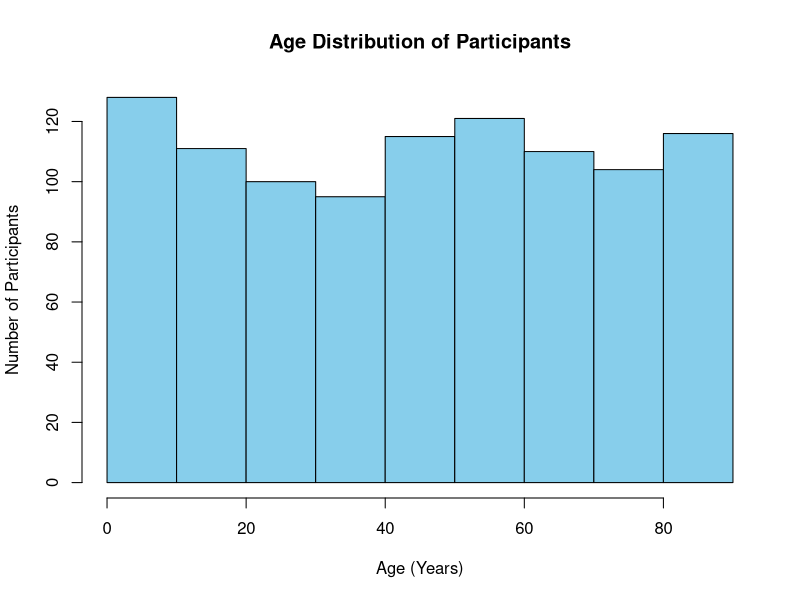
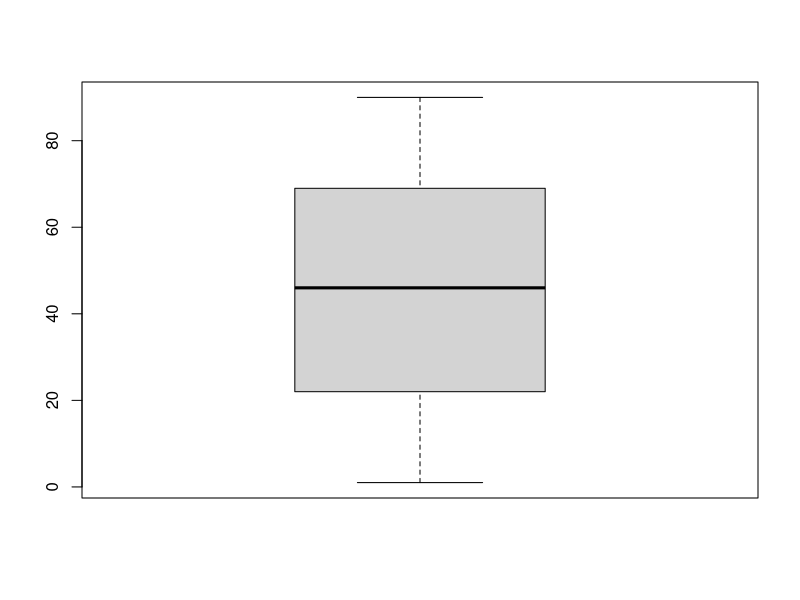
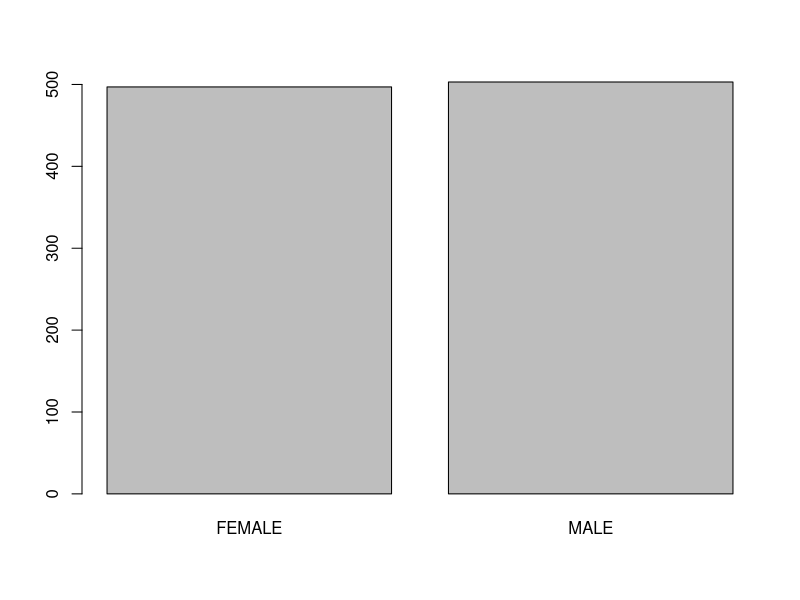
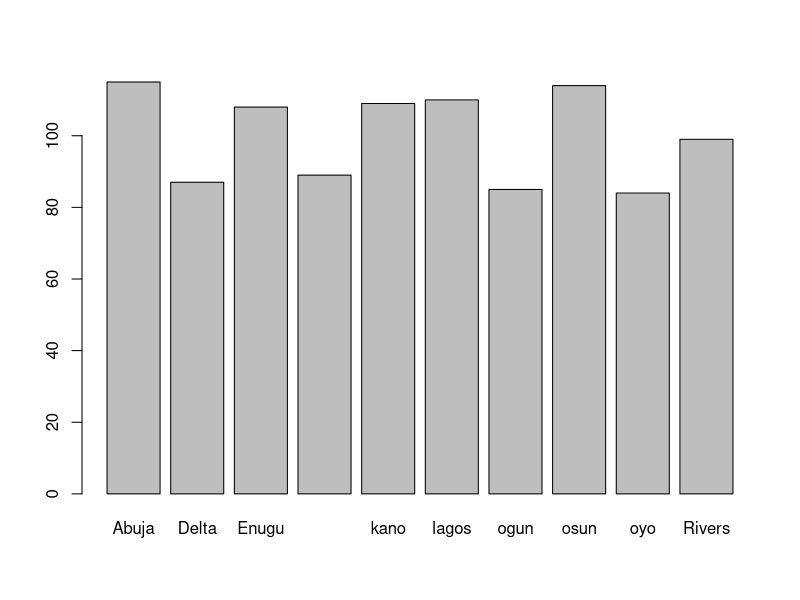
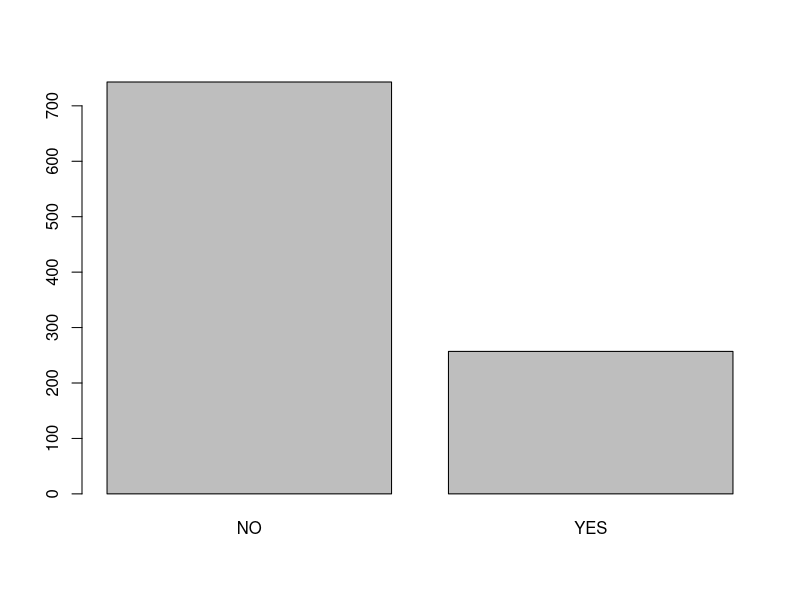
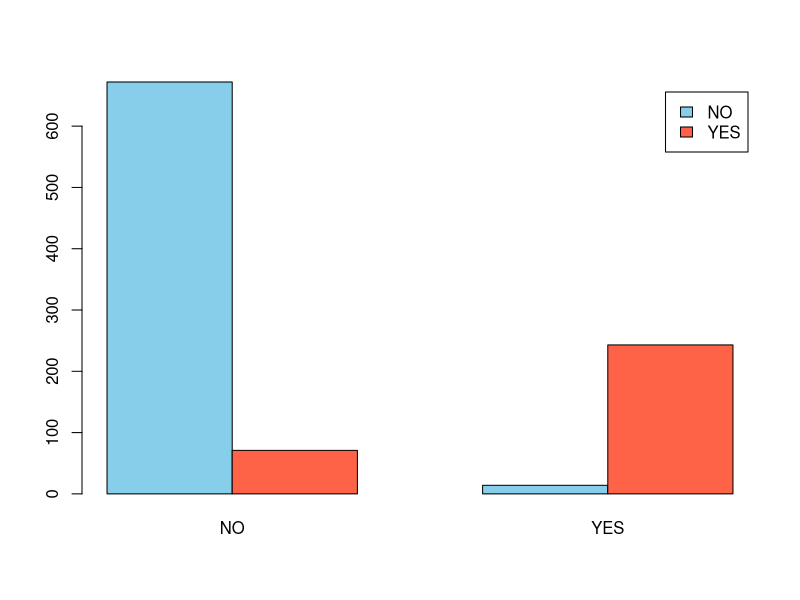
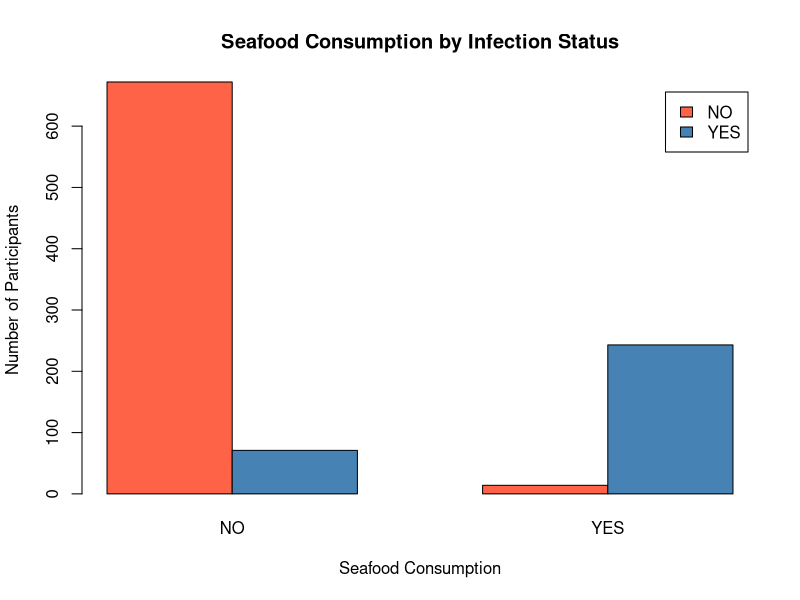
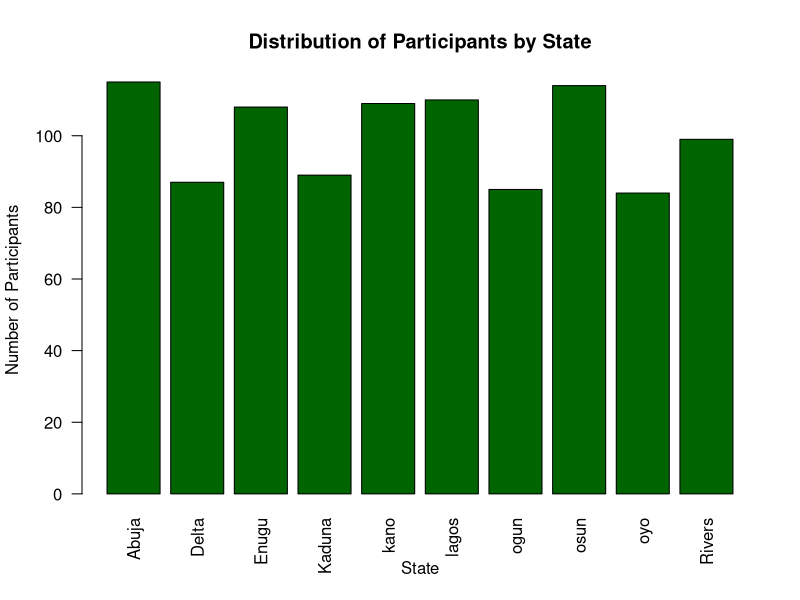

These figures' R source, in order:
# Number of people in the study 
n <- 1000
# create a patient ID 1:n means sequence 1:1000
Patient_ID <- 1:n
# put it into a data frame 
outbreak_data <- data.frame(Patient_ID)
head(outbreak_data)
str(outbreak_data)
dim(outbreak_data)
# Add Age to the data set 
outbreak_data$Age <- sample(1:90, size = n, replace = TRUE)
head(outbreak_data)
summary(outbreak_data)
hist(outbreak_data$Age, main = "Age Distribution of Participants", xlab = "Age (Years)",
     ylab = "Number of Participants",
     col = "skyblue",
     border = "black",)
# add gender to the dataset
outbreak_data$Gender <- sample(c("MALE","FEMALE"), n, replace = TRUE)
summary(outbreak_data)
head(outbreak_data)
# ADD state to the dataset 
States <- c("lagos","oyo","ogun","osun","kano","Delta","Enugu","Rivers","Abuja","Kaduna")
outbreak_data$State <- sample(States, n, replace = TRUE)
summary(outbreak_data)
head(outbreak_data)
table(outbreak_data$State)
outbreak_data$Ate_fish <- sample(c("YES","NO"), n, replace = TRUE, prob = c(0.40,0.60))
outbreak_data$Ate_Meat <- sample(c("YES","NO"), n, replace = TRUE, prob = c(0.65,0.35))
outbreak_data$Ate_Sea_food <- sample(c("YES","NO"), n, replace = TRUE, prob = c(0.30,0.70))
outbreak_data$Eggs <- sample(c("YES","NO"), n, replace = TRUE, prob = c(0.55,0.45))
outbreak_data$Raw_vegetable <- sample(c("YES","NO"), n, replace = TRUE, prob = c(0.45,0.55))
head(outbreak_data)
infection_prob = 0.50  # Seafood
infection_prob = 0.10  # No seafood
outbreak_data$infection_prob <- ifelse(outbreak_data$Ate_Sea_food == "YES", 0.80,0.02)
outbreak_data$infection_status <- ifelse(runif(n) < outbreak_data$infection_prob, "YES","NO")
names(outbreak_data)
#inspect the general dataset
head(outbreak_data)
tail(outbreak_data)
dim(outbreak_data)
str(outbreak_data)
summary(outbreak_data)
boxplot(outbreak_data$Age)
# table all the categorical data 
table(outbreak_data$Gender)
prop.table(table(outbreak_data$Gender))

table(outbreak_data$State)
prop.table(table(outbreak_data$State))

table(outbreak_data$Ate_fish)
prop.table(table(outbreak_data$Ate_fish))

table(outbreak_data$Ate_Meat)
prop.table(table(outbreak_data$Ate_Meat))

table(outbreak_data$Ate_Sea_food)
prop.table(table(outbreak_data$Ate_Sea_food))

table(outbreak_data$Ate_Eggs)
prop.table(table(outbreak_data$Eggs))

table(outbreak_data$Raw_vegetable)
prop.table(table(outbreak_data$Raw_vegetable))

table(outbreak_data$infection_status)
prop.table(table(outbreak_data$infection_status))
#plot a chart
barplot(table(outbreak_data$Gender))
barplot(table(outbreak_data$State))

barplot(table(outbreak_data$infection_status))
# check for missing values
colSums(is.na(outbreak_data))
# make tables for bivariate analysis
seafood_table <- table(outbreak_data$Ate_Sea_food,outbreak_data$infection_status)
prop.table(seafood_table, margin = 1)
barplot(seafood_table,
        beside = TRUE,
        legend = TRUE,
        col = c("skyblue","tomato"))
chisq.test(seafood_table)
meat_table <- table(outbreak_data$Ate_Meat,outbreak_data$infection_status)
chisq.test(meat_table)
# Fish
fish_table <- table(outbreak_data$Ate_fish, outbreak_data$infection_status)
chisq.test(fish_table)
# Eggs
egg_table <- table(outbreak_data$Eggs,outbreak_data$infection_status)
chisq.test(egg_table)

# Raw Vegetables
veg_table <- table(outbreak_data$Raw_vegetable,outbreak_data$infection_status)
chisq.test(veg_table)
# Sex
sex_table <- table(outbreak_data$Gender, outbreak_data$infection_status)
chisq.test(sex_table)
# State
state_table <- table(outbreak_data$State, outbreak_data$infection_status)
chisq.test(state_table)
# Age(this is ttest bcos age is numerical variable)
t.test(Age ~ infection_status,
       data = outbreak_data)
# multivariate analysis
table(outbreak_data$infection_status)
str(outbreak_data$infection_status)
outbreak_data$infection_status <- factor(outbreak_data$infection_status,levels = c("NO", "YES"))
model <- glm(infection_status ~ Age + Gender + State + Ate_Sea_food + Ate_Meat + Ate_fish + Eggs + Raw_vegetable,
  family = binomial,data = outbreak_data)
summary(model)
exp(coef(model))
exp(cbind(Odds_Ratio = coef(model), confint(model)))
getwd()


barplot(table(outbreak_data$Ate_Sea_food,
              outbreak_data$infection_status),
        beside = TRUE,
        legend = TRUE,
        main = "Seafood Consumption by Infection Status",
        xlab = "Seafood Consumption",
        ylab = "Number of Participants",
        col = c("tomato", "steelblue"))
barplot(table(outbreak_data$State),
        main = "Distribution of Participants by State",
        xlab = "State",
        ylab = "Number of Participants",
        col = "darkgreen",
        las = 2)
barplot(table(outbreak_data$Gender),
        main = "Gender Distribution of Participants",
        xlab = "Gender",
        ylab = "Number of Participants",
        col = c("steelblue", "orange"))
png("Infection_Status.png", width = 800, height = 600)

barplot(table(outbreak_data$infection_status),
        main = "Distribution of Infection Status",
        xlab = "Infection Status",
        ylab = "Number of Participants",
        col = c("tomato", "steelblue"),
        border = "black")
png("Infection_Status.png", width = 800, height = 600)

barplot(table(outbreak_data$infection_status),
        main = "Distribution of Infection Status",
        xlab = "Infection Status",
        ylab = "Number of Participants",
        col = c("tomato", "steelblue"),
        border = "black")

dev.off()
